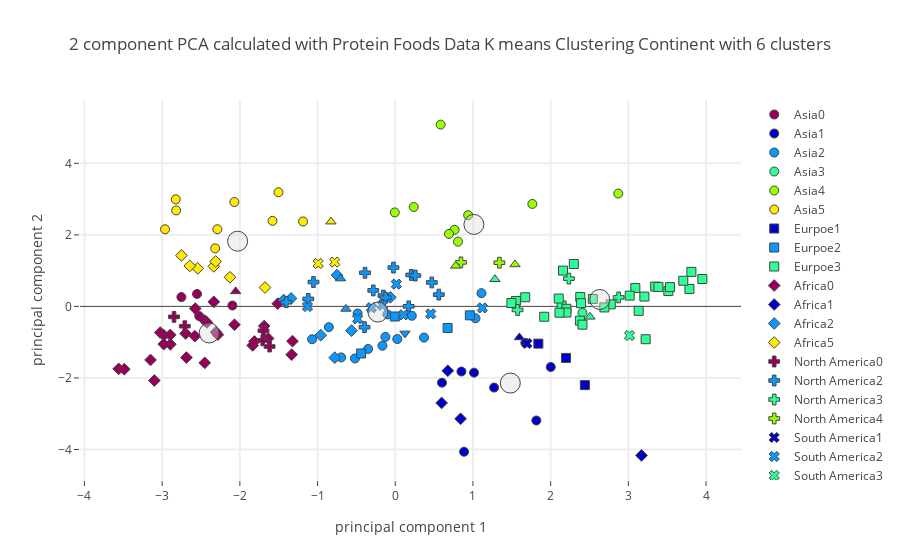

The cell this chart's notebook holds for it:
### Code cell
# Calling plotly function 
plot_plotly(protein_group_df,"Continent",continent_centers,6,"Protein Foods",'')

### Figure 1 — Plotly figure (JSON) as saved in the notebook; plotly's stock layout.template omitted (floating-point values rounded to 4 significant figures)
{"data": [{"marker": {"color": "rgb(150,0,90)", "line": {"width": 1}, "size": 9, "symbol": 0}, "mode": "markers", "name": "Asia0", "text": ["Democratic People's Republic of Korea", "India", "Nepal", "Timor-Leste"], "type": "scatter", "uid": "2bb3fce8-8421-41d6-9999-96a18e235670", "x": [-2.551, -2.096, -2.523, -2.752], "y": [0.3475, 0.02439, -0.2714, 0.2607]}, {"marker": {"color": "rgb(0,0,200)", "line": {"width": 1}, "size": 9, "symbol": 0}, "mode": "markers", "name": "Asia1", "text": ["Armenia", "Azerbaijan", "Kazakhstan", "Kyrgyzstan", "Mongolia", "Turkey", "Turkmenistan", "Uzbekistan"], "type": "scatter", "uid": "97c87444-2154-41cc-b535-bb82056ffab1", "x": [1.674, 1.272, 2.001, 0.6016, 0.8852, 0.8515, 1.816, 1.014], "y": [-1.018, -2.269, -1.694, -2.133, -4.063, -1.821, -3.189, -1.852]}, {"marker": {"color": "rgb(10,152,255)", "line": {"width": 1}, "size": 9, "symbol": 0}, "mode": "markers", "name": "Asia2", "text": ["Afghanistan", "Cyprus", "Georgia", "Iran (Islamic Republic of)", "Iraq", "Jordan", "Kuwait", "Lebanon", "Oman", "Pakistan", "Saudi Arabia", "Tajikistan", "United Arab Emirates", "Yemen"], "type": "scatter", "uid": "881fcddc-3168-40c9-95b6-4ec7420b202a", "x": [-0.5187, 1.11, 0.3701, -0.1651, -0.4844, 0.0263, 1.033, -0.1268, 0.2132, -0.3491, -0.1002, -0.6961, -0.8549, -1.07], "y": [-1.455, 0.3705, -0.8717, -1.099, -0.1994, -0.9124, -0.3314, -0.8537, -0.2613, -1.19, -0.2242, -1.426, -0.5811, -0.9182]}, {"marker": {"color": "rgb(44,255,150)", "line": {"width": 1}, "size": 9, "symbol": 0}, "mode": "markers", "name": "Asia3", "text": ["Israel"], "type": "scatter", "uid": "24688d63-05dc-4814-9c5b-368c40039b61", "x": [2.409], "y": [-0.1767]}, {"marker": {"color": "rgb(151,255,0)", "line": {"width": 1}, "size": 9, "symbol": 0}, "mode": "markers", "name": "Asia4", "text": ["Brunei Darussalam", "China, Hong Kong SAR", "China, Macao SAR", "China, mainland", "China, Taiwan Province of", "Japan", "Malaysia", "Maldives", "Republic of Korea"], "type": "scatter", "uid": "db2791f6-84c8-414d-8f99-11a39e3c5b77", "x": [0.7641, 2.87, 1.765, 0.8072, 0.6916, 0.9381, -0.006129, 0.5844, 0.2378], "y": [2.142, 3.155, 2.865, 1.811, 2.027, 2.551, 2.627, 5.082, 2.779]}, {"marker": {"color": "rgb(255,234,0)", "line": {"width": 1}, "size": 9, "symbol": 0}, "mode": "markers", "name": "Asia5", "text": ["Bangladesh", "Cambodia", "Indonesia", "Lao People's Democratic Republic", "Myanmar", "Philippines", "Sri Lanka", "Thailand", "Viet Nam"], "type": "scatter", "uid": "9aceeb61-9e5b-4f73-8535-81e4f4a8e17f", "x": [-2.963, -2.825, -2.289, -2.82, -2.071, -1.58, -2.318, -1.186, -1.503], "y": [2.156, 2.993, 2.157, 2.683, 2.918, 2.392, 1.623, 2.374, 3.192]}, {"marker": {"color": "rgb(150,0,90)", "line": {"width": 1}, "size": 9, "symbol": 1}, "mode": "markers", "name": "Eurpoe0", "text": [], "type": "scatter", "uid": "d41aff8b-6b72-47d5-8ba7-6f9d2779b77e", "x": [], "y": []}, {"marker": {"color": "rgb(0,0,200)", "line": {"width": 1}, "size": 9, "symbol": 1}, "mode": "markers", "name": "Eurpoe1", "text": ["Albania", "Greece", "Romania"], "type": "scatter", "uid": "8cdf54c1-cc0a-41ba-bf12-076c2d92c7c9", "x": [2.441, 2.198, 1.842], "y": [-2.2, -1.441, -1.041]}, {"marker": {"color": "rgb(10,152,255)", "line": {"width": 1}, "size": 9, "symbol": 1}, "mode": "markers", "name": "Eurpoe2", "text": ["Bosnia and Herzegovina", "Bulgaria", "Republic of Moldova", "Serbia"], "type": "scatter", "uid": "373e5070-1dfd-4fb4-8f43-3444df369e77", "x": [-0.4398, 0.9604, -0.005578, 0.6741], "y": [-1.316, -0.2496, -0.2823, -0.6027]}, {"marker": {"color": "rgb(44,255,150)", "line": {"width": 1}, "size": 9, "symbol": 1}, "mode": "markers", "name": "Eurpoe3", "text": ["Austria", "Belarus", "Belgium", "Croatia", "Czechia", "Denmark", "Estonia", "Finland", "France", "Germany", "Hungary", "Iceland", "Ireland", "Italy", "Latvia", "Lithuania", "Luxembourg", "Malta", "Montenegro", "Netherlands", "Norway", "Poland", "Portugal", "Russian Federation", "Slovakia", "Slovenia", "Spain", "Sweden", "Switzerland", "Ukraine", "United Kingdom"], "type": "scatter", "uid": "2ebcec5f-7917-4a8c-826e-fb8edfd2b3c3", "x": [3.345, 3.952, 2.141, 1.553, 2.381, 3.387, 3.223, 3.786, 2.774, 3.09, 1.673, 3.017, 2.377, 2.392, 3.133, 3.812, 3.206, 2.104, 2.41, 3.515, 2.543, 3.707, 2.159, 2.692, 1.495, 1.917, 2.298, 3.536, 2.203, 2.203, 2.114], "y": [0.554, 0.7652, 0.027, 0.1516, 0.2632, 0.5441, -0.9178, 0.4882, 0.05658, 0.5125, 0.2556, 0.3014, -0.3982, 0.09001, -0.1242, 0.9653, 0.2745, 0.2191, -0.5105, 0.4291, 0.2094, 0.7168, 1.001, -0.02923, 0.09486, -0.2896, 1.185, 0.5399, -0.0672, -0.1715, -0.1765]}, {"marker": {"color": "rgb(151,255,0)", "line": {"width": 1}, "size": 9, "symbol": 1}, "mode": "markers", "name": "Eurpoe4", "text": [], "type": "scatter", "uid": "91312326-7ce7-49b5-80da-e4a7f1c80852", "x": [], "y": []}, {"marker": {"color": "rgb(255,234,0)", "line": {"width": 1}, "size": 9, "symbol": 1}, "mode": "markers", "name": "Eurpoe5", "text": [], "type": "scatter", "uid": "f4827ecd-1d42-4906-9ae6-be03759445e6", "x": [], "y": []}, {"marker": {"color": "rgb(150,0,90)", "line": {"width": 1}, "size": 9, "symbol": 2}, "mode": "markers", "name": "Africa0", "text": ["Angola", "Benin", "Botswana", "Burkina Faso", "Cabo Verde", "Cameroon", "Central African Republic", "Chad", "CÃƒÂ´te d'Ivoire", "Djibouti", "Ethiopia", "Ghana", "Kenya", "Lesotho", "Malawi", "Mali", "Mozambique", "Namibia", "Niger", "Nigeria", "Rwanda", "Eswatini", "Togo", "Uganda", "United Republic of Tanzania", "Zambia", "Zimbabwe"], "type": "scatter", "uid": "3401cc58-8a74-4894-b2d6-c2ceaed08433", "x": [-1.687, -2.574, -1.323, -2.699, -1.512, -2.979, -1.835, -2.069, -2.336, -1.333, -2.688, -2.45, -2.452, -3.101, -3.56, -2.307, -2.895, -1.637, -3.15, -2.424, -3.487, -1.813, -3.025, -2.894, -2.979, -2.579, -2.284], "y": [-0.5484, -0.06102, -0.9707, -0.7571, 0.0766, -0.8051, -1.09, -0.5123, 0.1268, -1.349, -1.43, -0.3964, -1.577, -2.072, -1.746, -0.72, -0.7983, -0.8966, -1.497, -0.4495, -1.755, -0.9804, -0.7302, -1.059, -1.056, -0.8321, -0.7922]}, {"marker": {"color": "rgb(0,0,200)", "line": {"width": 1}, "size": 9, "symbol": 2}, "mode": "markers", "name": "Africa1", "text": ["Algeria", "Morocco", "Sudan", "Tunisia"], "type": "scatter", "uid": "ed296df7-5857-4548-ae8b-9b7c07767745", "x": [0.5966, 0.8407, 3.17, 0.6763], "y": [-2.699, -3.143, -4.165, -1.799]}, {"marker": {"color": "rgb(10,152,255)", "line": {"width": 1}, "size": 9, "symbol": 2}, "mode": "markers", "name": "Africa2", "text": ["Congo (note no data in Food suppley tables for DRC)", "Egypt", "Gabon", "Mauritania", "Mauritius", "Sao Tome and Principe", "South Africa"], "type": "scatter", "uid": "989ff9fe-306e-46a0-a270-fda544c0edd8", "x": [-1.436, -0.9592, -0.7501, -0.779, -0.06329, -1.341, -0.5635], "y": [0.1791, -0.8056, 0.8739, -1.433, 0.2543, 0.2232, -0.6771]}, {"marker": {"color": "rgb(44,255,150)", "line": {"width": 1}, "size": 9, "symbol": 2}, "mode": "markers", "name": "Africa3", "text": [], "type": "scatter", "uid": "1de9f7ab-8973-4dd0-b581-22de2bdfa32d", "x": [], "y": []}, {"marker": {"color": "rgb(151,255,0)", "line": {"width": 1}, "size": 9, "symbol": 2}, "mode": "markers", "name": "Africa4", "text": [], "type": "scatter", "uid": "a6c24282-ca62-40e3-b3e9-d0060ea6fcd3", "x": [], "y": []}, {"marker": {"color": "rgb(255,234,0)", "line": {"width": 1}, "size": 9, "symbol": 2}, "mode": "markers", "name": "Africa5", "text": ["Gambia", "Guinea", "Guinea-Bissau", "Liberia", "Madagascar", "Senegal", "Sierra Leone"], "type": "scatter", "uid": "0ab39bb2-2ee8-450a-8736-a5288451857a", "x": [-1.676, -2.543, -2.336, -2.313, -2.645, -2.127, -2.752], "y": [0.5279, 1.063, 1.119, 1.255, 1.132, 0.8148, 1.424]}, {"marker": {"color": "rgb(150,0,90)", "line": {"width": 1}, "size": 9, "symbol": 3}, "mode": "markers", "name": "North America0", "text": ["El Salvador", "Guatemala", "Haiti", "Honduras", "Nicaragua"], "type": "scatter", "uid": "035b5598-a019-4d3f-8728-bdd8d673cdef", "x": [-1.617, -1.706, -2.847, -1.696, -2.709], "y": [-1.122, -0.949, -0.2932, -0.6803, -0.5538]}, {"marker": {"color": "rgb(0,0,200)", "line": {"width": 1}, "size": 9, "symbol": 3}, "mode": "markers", "name": "North America1", "text": [], "type": "scatter", "uid": "aafbba89-d094-4346-b085-4ba47a7b4868", "x": [], "y": []}, {"marker": {"color": "rgb(10,152,255)", "line": {"width": 1}, "size": 9, "symbol": 3}, "mode": "markers", "name": "North America2", "text": ["Barbados", "Belize", "Costa Rica", "Cuba", "Dominica", "Dominican Republic", "Grenada", "Jamaica", "Mexico", "Panama", "Saint Kitts and Nevis", "Saint Lucia", "Saint Vincent and the Grenadines", "Trinidad and Tobago"], "type": "scatter", "uid": "6c86b6fb-22c4-479d-a62a-49b9adef4eeb", "x": [0.5605, -1.12, -0.1526, -1.402, 0.1727, -1.052, 0.2056, -0.2827, -0.3953, -0.3891, -0.02307, 0.4704, 0.258, -0.1237], "y": [0.3292, 0.2099, 0.3033, 0.118, 0.002044, 0.6811, 0.8799, 0.4469, -0.5807, 0.9398, 1.085, 0.6694, 0.8627, 0.245]}, {"marker": {"color": "rgb(44,255,150)", "line": {"width": 1}, "size": 9, "symbol": 3}, "mode": "markers", "name": "North America3", "text": ["Bermuda", "Canada", "United States of America"], "type": "scatter", "uid": "6b94dedc-b3e0-41c4-846e-fa7ba7407480", "x": [2.234, 1.574, 2.875], "y": [0.7769, -0.1001, 0.2513]}, {"marker": {"color": "rgb(151,255,0)", "line": {"width": 1}, "size": 9, "symbol": 3}, "mode": "markers", "name": "North America4", "text": ["Antigua and Barbuda", "Bahamas"], "type": "scatter", "uid": "5e090aeb-21fb-4fe4-949f-bac712f68899", "x": [0.8453, 1.34], "y": [1.231, 1.221]}, {"marker": {"color": "rgb(255,234,0)", "line": {"width": 1}, "size": 9, "symbol": 3}, "mode": "markers", "name": "North America5", "text": [], "type": "scatter", "uid": "511771d1-e88b-4592-b828-94a927d2e2f6", "x": [], "y": []}, {"marker": {"color": "rgb(150,0,90)", "line": {"width": 1}, "size": 9, "symbol": 4}, "mode": "markers", "name": "South America0", "text": [], "type": "scatter", "uid": "20e0509e-360d-4bb0-975d-b18f695e8040", "x": [], "y": []}, {"marker": {"color": "rgb(0,0,200)", "line": {"width": 1}, "size": 9, "symbol": 4}, "mode": "markers", "name": "South America1", "text": ["Uruguay"], "type": "scatter", "uid": "ff5592ad-bc9c-43c9-a293-e976e85af786", "x": [1.695], "y": [-1.035]}, {"marker": {"color": "rgb(10,152,255)", "line": {"width": 1}, "size": 9, "symbol": 4}, "mode": "markers", "name": "South America2", "text": ["Bolivia (Plurinational State of)", "Brazil", "Chile", "Colombia", "Ecuador", "Paraguay", "Peru", "Venezuela (Bolivarian Republic of)"], "type": "scatter", "uid": "ed86f54b-8080-428d-953e-8149b3897e7e", "x": [-0.4843, 0.4567, 1.12, -0.3074, 0.01381, 0.1062, -1.13, -0.165], "y": [-0.3477, -0.2102, -0.04205, -0.03675, 0.6222, -0.2359, -0.003202, 0.03305]}, {"marker": {"color": "rgb(44,255,150)", "line": {"width": 1}, "size": 9, "symbol": 4}, "mode": "markers", "name": "South America3", "text": ["Argentina"], "type": "scatter", "uid": "21f821d3-22c0-43e3-bab3-8b8090dfa746", "x": [3.015], "y": [-0.8129]}, {"marker": {"color": "rgb(151,255,0)", "line": {"width": 1}, "size": 9, "symbol": 4}, "mode": "markers", "name": "South America4", "text": [], "type": "scatter", "uid": "b5658703-9c84-4a20-8d52-e479465931fb", "x": [], "y": []}, {"marker": {"color": "rgb(255,234,0)", "line": {"width": 1}, "size": 9, "symbol": 4}, "mode": "markers", "name": "South America5", "text": ["Guyana", "Suriname"], "type": "scatter", "uid": "e15129c3-61e2-40d9-8a64-ade0b33c4964", "x": [-0.992, -0.7798], "y": [1.2, 1.24]}, {"marker": {"color": "rgb(150,0,90)", "line": {"width": 1}, "size": 9, "symbol": 5}, "mode": "markers", "name": "Australia0", "text": ["Solomon Islands"], "type": "scatter", "uid": "c354655b-5e84-4e82-887a-00bacb6baac5", "x": [-2.054], "y": [0.4198]}, {"marker": {"color": "rgb(0,0,200)", "line": {"width": 1}, "size": 9, "symbol": 5}, "mode": "markers", "name": "Australia1", "text": ["New Zealand"], "type": "scatter", "uid": "9ffde2fc-8de6-43d7-a645-8e0d0f7939af", "x": [1.598], "y": [-0.8674]}, {"marker": {"color": "rgb(10,152,255)", "line": {"width": 1}, "size": 9, "symbol": 5}, "mode": "markers", "name": "Australia2", "text": ["Fiji", "Vanuatu"], "type": "scatter", "uid": "0b8846e6-857f-4b8b-977f-db3cd46a63d8", "x": [-0.6347, -0.7034], "y": [-0.07026, 0.7783]}, {"marker": {"color": "rgb(44,255,150)", "line": {"width": 1}, "size": 9, "symbol": 5}, "mode": "markers", "name": "Australia3", "text": ["Australia", "New Caledonia"], "type": "scatter", "uid": "83e0fe68-32e8-42e6-8c89-1f8a00f1a5b3", "x": [2.506, 1.283], "y": [-0.2917, 0.7575]}, {"marker": {"color": "rgb(151,255,0)", "line": {"width": 1}, "size": 9, "symbol": 5}, "mode": "markers", "name": "Australia4", "text": ["French Polynesia", "Samoa"], "type": "scatter", "uid": "5ec5fdc5-e0d1-4f4a-b493-12a83a1a9314", "x": [1.541, 0.778], "y": [1.173, 1.134]}, {"marker": {"color": "rgb(255,234,0)", "line": {"width": 1}, "size": 9, "symbol": 5}, "mode": "markers", "name": "Australia5", "text": ["Kiribati"], "type": "scatter", "uid": "d59e1b11-eb7c-42ef-bcb6-7d518eda4c78", "x": [-0.8278], "y": [2.369]}, {"marker": {"color": "rgb(150,0,90)", "line": {"width": 1}, "size": 9, "symbol": 6}, "mode": "markers", "name": "Europe0", "text": [], "type": "scatter", "uid": "bf35dc00-bc7d-418b-8b7a-2f1a044a0e5e", "x": [], "y": []}, {"marker": {"color": "rgb(0,0,200)", "line": {"width": 1}, "size": 9, "symbol": 6}, "mode": "markers", "name": "Europe1", "text": [], "type": "scatter", "uid": "19ca2503-c2d5-469f-9e7b-ff6f448b60c9", "x": [], "y": []}, {"marker": {"color": "rgb(10,152,255)", "line": {"width": 1}, "size": 9, "symbol": 6}, "mode": "markers", "name": "Europe2", "text": ["North Macedonia"], "type": "scatter", "uid": "b718812a-18d1-4c67-b5cd-aaa914a1c593", "x": [0.1249], "y": [-0.7541]}, {"marker": {"color": "rgb(44,255,150)", "line": {"width": 1}, "size": 9, "symbol": 6}, "mode": "markers", "name": "Europe3", "text": [], "type": "scatter", "uid": "76bcd105-5847-4c5b-a87e-709980a96c97", "x": [], "y": []}, {"marker": {"color": "rgb(151,255,0)", "line": {"width": 1}, "size": 9, "symbol": 6}, "mode": "markers", "name": "Europe4", "text": [], "type": "scatter", "uid": "210df753-b0f4-4693-8aa7-b1732ca3e682", "x": [], "y": []}, {"marker": {"color": "rgb(255,234,0)", "line": {"width": 1}, "size": 9, "symbol": 6}, "mode": "markers", "name": "Europe5", "text": [], "type": "scatter", "uid": "0760c194-fe0d-4fa8-b991-d2f24f620fda", "x": [], "y": []}, {"marker": {"color": "rgba(220, 220, 220, .4)", "line": {"width": 1}, "size": 20}, "mode": "markers", "name": "Center", "type": "scatter", "uid": "eabfdae4-f1b9-47ac-9e2e-badab3325f7b", "x": [-2.395, 1.481, -0.2239, 2.632, 1.012, -2.029], "y": [-0.7432, -2.143, -0.1573, 0.1938, 2.292, 1.823]}], "layout": {"hovermode": "closest", "showlegend": true, "title": {"text": "2 component PCA calculated with Protein Foods Data K means Clustering Continent with 6 clusters"}, "xaxis": {"gridwidth": 2, "ticklen": 5, "title": {"text": "principal component 1"}, "zeroline": false}, "yaxis": {"gridwidth": 2, "ticklen": 5, "title": {"text": "principal component 2"}}}}
